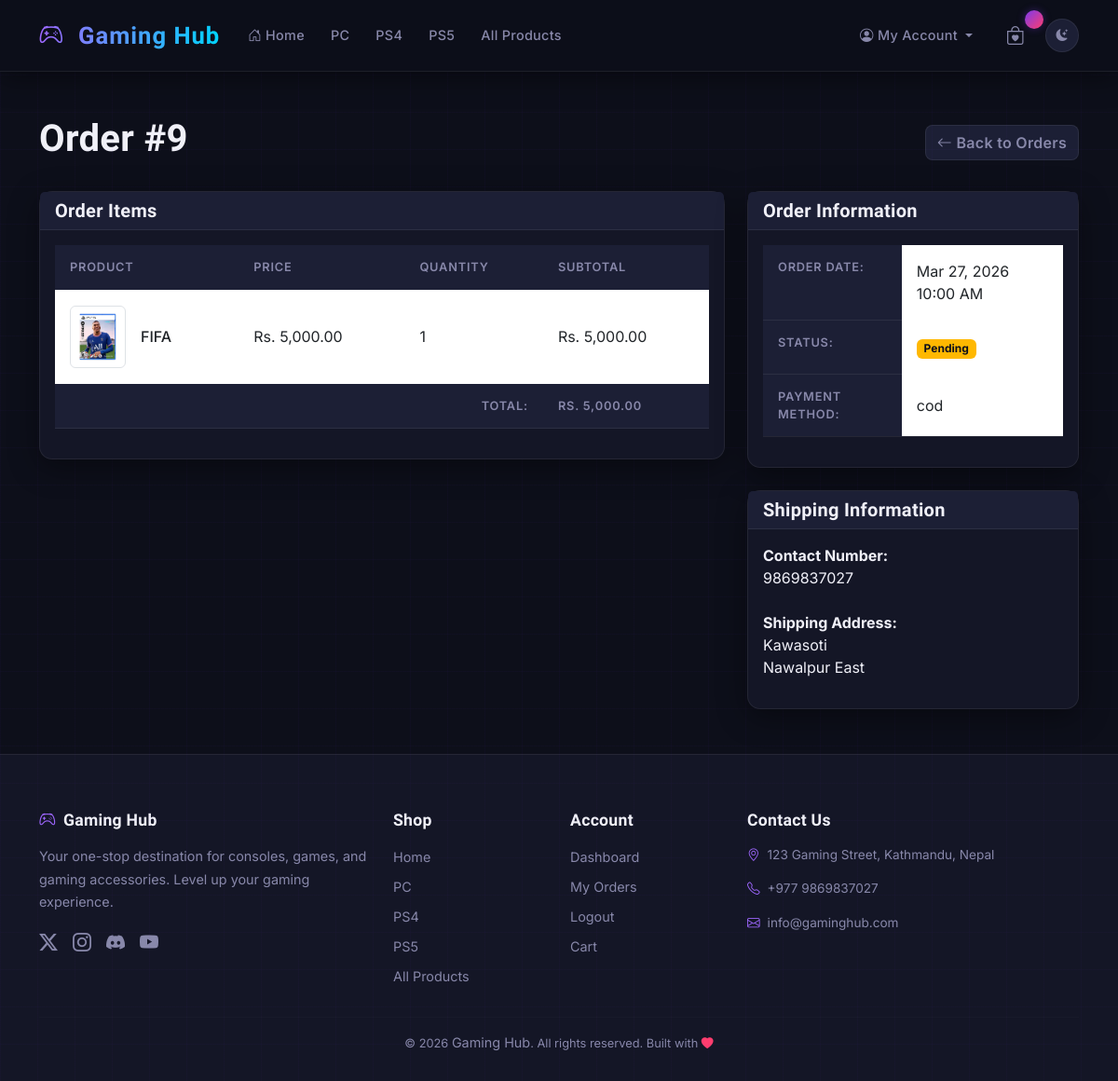
Screenshot of /user/order_detail.php?id=9 (signed in) with the database file from the repository.
### tables this page shows
CREATE TABLE `main_categories` (
  `category_id` int(11) NOT NULL AUTO_INCREMENT,
  `name` varchar(100) NOT NULL,
  `slug` varchar(100) NOT NULL,
  `image` varchar(255) DEFAULT NULL,
  `is_active` tinyint(1) DEFAULT 1,
  `created_at` timestamp NOT NULL DEFAULT current_timestamp(),
  PRIMARY KEY (`category_id`),
  UNIQUE KEY `slug` (`slug`)
);

CREATE TABLE `orders` (
  `order_id` int(11) NOT NULL AUTO_INCREMENT,
  `user_id` int(11) NOT NULL,
  `order_date` timestamp NOT NULL DEFAULT current_timestamp(),
  `shipping_address` text NOT NULL,
  `contact_number` varchar(20) NOT NULL,
  `payment_method` varchar(50) DEFAULT 'Cash on Delivery',
  `total_amount` decimal(10,2) NOT NULL,
  `status` enum('pending','processing','shipped','delivered','cancelled') DEFAULT 'pending',
  `admin_response` text DEFAULT NULL,
  `response_date` timestamp NULL DEFAULT NULL,
  PRIMARY KEY (`order_id`),
  KEY `user_id` (`user_id`),
  CONSTRAINT `orders_ibfk_1` FOREIGN KEY (`user_id`) REFERENCES `users` (`user_id`) ON DELETE CASCADE
);

CREATE TABLE `order_items` (
  `item_id` int(11) NOT NULL AUTO_INCREMENT,
  `order_id` int(11) NOT NULL,
  `product_id` int(11) NOT NULL,
  `quantity` int(11) NOT NULL,
  `unit_price` decimal(10,2) NOT NULL,
  PRIMARY KEY (`item_id`),
  KEY `order_id` (`order_id`),
  KEY `product_id` (`product_id`),
  CONSTRAINT `order_items_ibfk_1` FOREIGN KEY (`order_id`) REFERENCES `orders` (`order_id`) ON DELETE CASCADE,
  CONSTRAINT `order_items_ibfk_2` FOREIGN KEY (`product_id`) REFERENCES `products` (`product_id`) ON DELETE CASCADE
);

CREATE TABLE `products` (
  `product_id` int(11) NOT NULL AUTO_INCREMENT,
  `subcategory_id` int(11) NOT NULL,
  `name` varchar(255) NOT NULL,
  `slug` varchar(255) DEFAULT NULL,
  `description` text DEFAULT NULL,
  `price` decimal(10,2) NOT NULL,
  `discount_price` decimal(10,2) DEFAULT NULL,
  `image` varchar(255) DEFAULT NULL,
  `stock` int(11) NOT NULL DEFAULT 0,
  `is_featured` tinyint(1) DEFAULT 0,
  `is_active` tinyint(1) DEFAULT 1,
  `created_at` timestamp NOT NULL DEFAULT current_timestamp(),
  `updated_at` timestamp NOT NULL DEFAULT current_timestamp() ON UPDATE current_timestamp(),
  `tags` varchar(255) DEFAULT NULL,
  PRIMARY KEY (`product_id`),
  UNIQUE KEY `slug` (`slug`),
  KEY `subcategory_id` (`subcategory_id`),
  CONSTRAINT `products_ibfk_1` FOREIGN KEY (`subcategory_id`) REFERENCES `subcategories` (`subcategory_id`) ON DELETE CASCADE
);

### includes/functions.php (called while the page is built, shortened)
<?php
require_once __DIR__ . '/../config/database.php';
function isLoggedIn() {
    return isset($_SESSION['user_id']);
}
function getMainCategories() {
    $sql = "SELECT * FROM main_categories WHERE is_active = TRUE ORDER BY name";
    $stmt = executeQuery($sql);
    return $stmt->fetchAll(PDO::FETCH_ASSOC);
}
?>

### config/database.php (called while the page is built)
<?php
$host = 'localhost';
$dbname = 'gaming_hub';
$username = 'root';
$password = '';
try {
    $pdo = new PDO("mysql:host=$host;dbname=$dbname;charset=utf8", $username, $password);
    $pdo->setAttribute(PDO::ATTR_ERRMODE, PDO::ERRMODE_EXCEPTION);
} catch (PDOException $e) {
    die("Database connection failed: " . $e->getMessage());
}
function executeQuery($sql, $params = []) {
    global $pdo;
    $stmt = $pdo->prepare($sql);
    $stmt->execute($params);
    return $stmt;
}
?>

### user/order_detail.php (the view, shortened to what this page needs)
<?php
require_once __DIR__ . '../../config/database.php';
require_once __DIR__ . '../../includes/functions.php';
$orderId = (int)$_GET['id'];
$userId = $_SESSION['user_id'];
$order = executeQuery("SELECT * FROM orders WHERE order_id = ? AND user_id = ?", [$orderId, $userId])
         ->fetch(PDO::FETCH_ASSOC);
$orderItems = executeQuery("SELECT oi.*, p.name, p.image
                           FROM order_items oi
                           JOIN products p ON oi.product_id = p.product_id
                           WHERE oi.order_id = ?", [$orderId])
              ->fetchAll(PDO::FETCH_ASSOC);
require_once __DIR__ . '/../includes/header.php';
?>
<div class="container my-5">
    <div class="d-flex justify-content-between align-items-center mb-4">
        <h1>Order #<?= $order['order_id'] ?></h1>
        <a href="myorders.php" class="btn btn-outline-secondary">
            <i class="bi bi-arrow-left"></i> Back to Orders
        </a>
    </div>
    <div class="row">
        <div class="col-md-8">
            <div class="card mb-4">
                <div class="card-header">
                    <h5 class="mb-0">Order Items</h5>
                </div>
                <div class="card-body">
                    <div class="table-responsive">
                        <table class="table">
                            <thead>
                                <tr>
                                    <th>Product</th>
                                    <th>Price</th>
                                    <th>Quantity</th>
                                    <th>Subtotal</th>
                                </tr>
                            </thead>
                            <tbody>
                                <?php foreach ($orderItems as $item): ?>
                                <tr>
                                    <td>
                                        <div class="d-flex align-items-center">
                                            <img src="/gaming_hub/assets/uploads/products/<?= $item['image'] ?>"
                                                 alt="<?= $item['name'] ?>" class="img-thumbnail me-3" style="width: 60px;">
                                            <div>
                                                <h6 class="mb-0"><?= $item['name'] ?></h6>
                                            </div>
                                        </div>
                                    </td>
                                    <td>Rs. <?= number_format($item['unit_price'], 2) ?></td>
                                    <td><?= $item['quantity'] ?></td>
                                    <td>Rs. <?= number_format($item['unit_price'] * $item['quantity'], 2) ?></td>
                                </tr>
                                <?php endforeach; ?>
                            </tbody>
                            <tfoot>
                                <tr>
                                    <th colspan="3" class="text-end">Total:</th>
                                    <th>Rs. <?= number_format($order['total_amount'], 2) ?></th>
                                </tr>
                            </tfoot>
                        </table>
                    </div>
                </div>
            </div>
        </div>
        <div class="col-md-4">
            <div class="card mb-4">
                <div class="card-header">
                    <h5 class="mb-0">Order Information</h5>
                </div>
                <div class="card-body">
                    <table class="table table-sm">
                        <tr>
                            <th>Order Date:</th>
                            <td><?= date('M d, Y h:i A', strtotime($order['order_date'])) ?></td>
                        </tr>
                        <tr>
                            <th>Status:</th>
                            <td>
                                <span class="badge
                                    <?= $order['status'] == 'pending' ? 'bg-warning' :
                                       ($order['status'] == 'processing' ? 'bg-info' :
                                       ($order['status'] == 'shipped' ? 'bg-primary' :
                                       ($order['status'] == 'delivered' ? 'bg-success' : 'bg-danger'))) ?>">
                                    <?= ucfirst($order['status']) ?>
                                </span>
                            </td>
                        </tr>
                        <tr>
                            <th>Payment Method:</th>
                            <td><?= $order['payment_method'] ?></td>
                        </tr>
                    </table>
                </div>
            </div>
            <div class="card">
                <div class="card-header">
                    <h5 class="mb-0">Shipping Information</h5>
                </div>
                <div class="card-body">
                    <address>
                        <strong>Contact Number:</strong><br>
                        <?= $order['contact_number'] ?><br><br>
                        <strong>Shipping Address:</strong><br>
                        <?= nl2br($order['shipping_address']) ?>
                    </address>
                </div>
            </div>
        </div>
    </div>
</div>
<?php require_once __DIR__ . '/../includes/footer.php'; ?>

### includes/header.php (shortened to what this page needs)
<?php
require_once __DIR__ . '/../config/database.php';
require_once __DIR__ . '/functions.php';
$categories = getMainCategories();
$cartCount = getCartCount(isLoggedIn() ? $_SESSION['user_id'] : null);
?>
<!DOCTYPE html>
<html lang="en">
<head>
    <link href="https://cdn.jsdelivr.net/npm/bootstrap@5.3.0/dist/css/bootstrap.min.css" rel="stylesheet">
    <link rel="stylesheet" href="https://cdn.jsdelivr.net/npm/bootstrap-icons@1.11.0/font/bootstrap-icons.css">
    <link rel="stylesheet" href="/gaming_hub/assets/css/style.css">
</head>
<body>
    <nav class="navbar navbar-expand-lg">
        <div class="container">
            <a class="navbar-brand" href="/gaming_hub/">
                <i class="bi bi-controller"></i> Gaming Hub
            </a>
            <div class="collapse navbar-collapse" id="navbarNav">
                <ul class="navbar-nav me-auto">
                    <li class="nav-item">
                        <a class="nav-link" href="/gaming_hub/index.php">
                            <i class="bi bi-house-door"></i> Home
                        </a>
                    </li>
                    <?php foreach ($categories as $category): ?>
                    <li class="nav-item">
                        <a class="nav-link" href="/gaming_hub/category.php?id=<?= $category['category_id'] ?>">
                            <?= $category['name'] ?>
                        </a>
                    </li>
                    <?php endforeach; ?>
                    <li class="nav-item">
                        <a class="nav-link" href="/gaming_hub/all_products.php">All Products</a>
                    </li>
                </ul>
                <ul class="navbar-nav align-items-center gap-1">
                    <?php if (isLoggedIn()): ?>
                    <li class="nav-item dropdown">
                        <a class="nav-link dropdown-toggle" href="#" id="userDropdown" role="button" data-bs-toggle="dropdown">
                            <i class="bi bi-person-circle"></i> My Account
                        </a>
                    </li>
                    <?php endif; ?>
                    <li class="nav-item ms-1">
                        <a class="nav-link position-relative" href="/gaming_hub/user/cart.php">
                            <i class="bi bi-bag-heart fs-5"></i>
                            <span class="cart-count"><?= $cartCount > 0 ? $cartCount : '' ?></span>
                        </a>
                    </li>
                    <li class="nav-item ms-1">
                        <button id="theme-toggle" class="btn btn-sm d-flex align-items-center justify-content-center"
                                style="width:36px;height:36px;border-radius:50%;background:var(--dark-card2);border:1px solid var(--dark-border);color:var(--text-muted);transition:var(--transition)"
                                title="Toggle theme" aria-label="Toggle light/dark theme">
                            <i class="bi bi-moon-stars-fill" id="theme-icon"></i>
                        </button>
                    </li>
                </ul>
            </div>
        </div>
    </nav>
    <main>

### includes/footer.php (shortened to what this page needs)
    </main>
    <footer>
        <div class="container">
            <div class="row gy-4">
                <div class="col-md-4">
                    <h5><i class="bi bi-controller me-2" style="color:var(--accent-light)"></i>Gaming Hub</h5>
                    <p style="font-size:0.9rem;line-height:1.7;">Your one-stop destination for consoles, games, and gaming accessories. Level up your gaming experience.</p>
                    <div class="d-flex gap-3 mt-3">
                        <a href="#" class="fs-5"><i class="bi bi-twitter-x"></i></a>
                        <a href="#" class="fs-5"><i class="bi bi-instagram"></i></a>
                        <a href="#" class="fs-5"><i class="bi bi-discord"></i></a>
                        <a href="#" class="fs-5"><i class="bi bi-youtube"></i></a>
                    </div>
                </div>
                <div class="col-md-2">
                    <h5>Shop</h5>
                    <ul class="list-unstyled">
                        <li><a href="/gaming_hub/">Home</a></li>
                        <?php foreach ($categories as $category): ?>
                        <li><a href="/gaming_hub/category.php?id=<?= $category['category_id'] ?>"><?= $category['name'] ?></a></li>
                        <?php endforeach; ?>
                        <li><a href="/gaming_hub/all_products.php">All Products</a></li>
                    </ul>
                </div>
                <div class="col-md-2">
                    <h5>Account</h5>
                    <ul class="list-unstyled">
                        <?php if (isLoggedIn()): ?>
                        <li><a href="/gaming_hub/user/dashboard.php">Dashboard</a></li>
                        <li><a href="/gaming_hub/user/myorders.php">My Orders</a></li>
                        <li><a href="/gaming_hub/user/auth/logout.php">Logout</a></li>
                        <?php else: ?>
                        <li><a href="/gaming_hub/user/auth/login.php">Login</a></li>
                        <li><a href="/gaming_hub/user/auth/register.php">Register</a></li>
                        <?php endif; ?>
                        <li><a href="/gaming_hub/user/cart.php">Cart</a></li>
                    </ul>
                </div>
                <div class="col-md-4">
                    <h5>Contact Us</h5>
                    <address style="font-style:normal;font-size:0.9rem;">
                        <p><i class="bi bi-geo-alt me-2" style="color:var(--accent-light)"></i>123 Gaming Street, Kathmandu, Nepal</p>
                        <p><i class="bi bi-telephone me-2" style="color:var(--accent-light)"></i>+977 9869837027</p>
                        <p><i class="bi bi-envelope me-2" style="color:var(--accent-light)"></i>info@gaminghub.com</p>
                    </address>
                </div>
            </div>
            <hr>
            <div class="text-center">
                <p style="font-size:0.8rem;margin:0;">&copy; <?= date('Y') ?> <a href="#" target="_blank">Gaming Hub</a>. All rights reserved. Built with <i class="bi bi-heart-fill" style="color:var(--danger)"></i></p>
            </div>
        </div>
    </footer>
</body>
</html>

### rows the page displays
main_categories: name "PC"
main_categories: name "PS4"
main_categories: name "PS5"
orders: order_id "9", total_amount "5,000.00", order_date "Mar 27, 2026 10:00 AM", status "Pending", payment_method "cod", contact_number "9869837027", shipping_address "Kawasoti Nawalpur East"
order_items: product.image (picture), product.name "FIFA", unit_price "5,000.00", quantity "1", $item['unit_price'] * $item['quantity'] "5,000.00"
